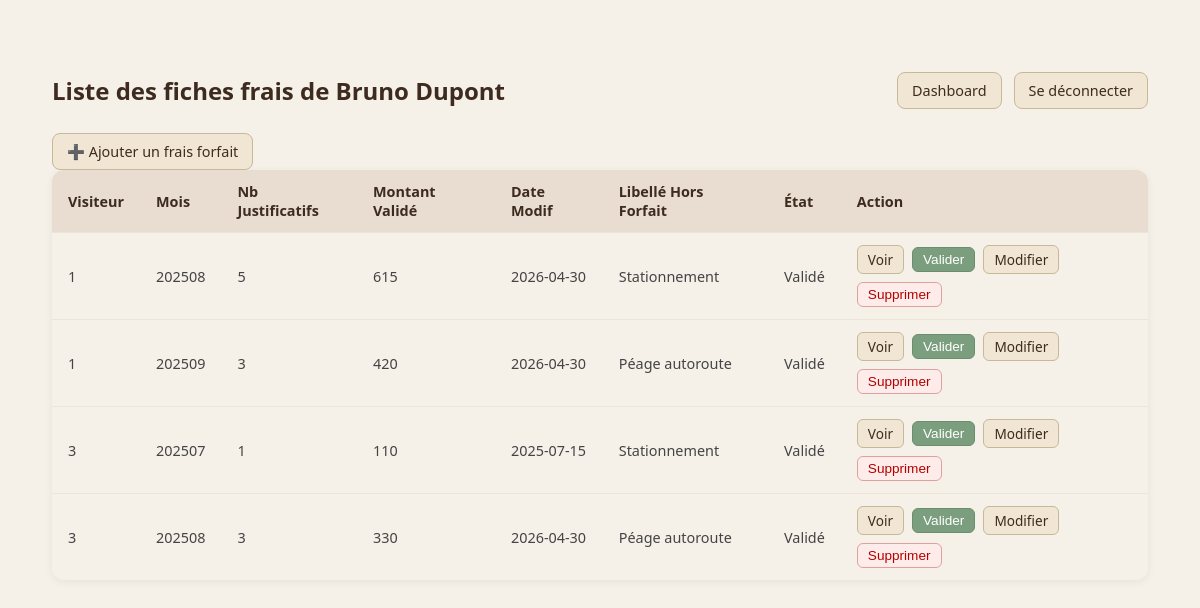
The app's page /public/fichefrais (signed in) with its own data.
### tables this page shows
CREATE TABLE IF NOT EXISTS `fichefrais` (
  `IDvisiteur` int NOT NULL,
  `mois` int NOT NULL,
  `nbrJustificatifs` int NOT NULL,
  `montantValide` int NOT NULL,
  `dateModif` date NOT NULL,
  `idLigneFraisHorsForfait` int NOT NULL,
  `idEtat` int NOT NULL,
  PRIMARY KEY (`IDvisiteur`,`mois`),
  KEY `fk_fichefrais_LigneFraisHorsForfait` (`idLigneFraisHorsForfait`),
  KEY `fk_fichefrais_etat` (`idEtat`)
);

CREATE TABLE IF NOT EXISTS `fraishorsforfait` (
  `ID` int NOT NULL AUTO_INCREMENT,
  `date` date NOT NULL,
  `montant` varchar(255) NOT NULL,
  `libelle` varchar(255) NOT NULL,
  PRIMARY KEY (`ID`)
);

CREATE TABLE IF NOT EXISTS `etat` (
  `ID` int NOT NULL AUTO_INCREMENT,
  `libelle` varchar(255) NOT NULL,
  PRIMARY KEY (`ID`)
);

### app/Core/Controller.php (called while the page is built, shortened)
<?php
abstract class Controller {
    protected function render(string $view, array $data = []): void {
        require __DIR__ . '/../Views/layout.php';
    }
}

### app/Controllers/FicheFraisController.php (called while the page is built, shortened)
<?php
final class FicheFraisController extends Controller
{
    public function index(): void
    {
        try {
            $ficheFrais = FicheFrais::findAll();
        } catch (\Throwable $e) {
            error_log($e->getMessage());
            $_SESSION['flash'] = 'Impossible de charger les fiches frais.';
            $ficheFrais = [];
        }
        $this->render('fichefrais/index', [
            'title'   => 'Liste des frais forfait',
            'ficheFrais'   => $ficheFrais,
            'message' => $_SESSION['flash'] ?? '',
        ]);
    }
}

### public/index.php (called while the page is built, shortened)
<?php
$router = new Router();
$router->get ('/',           [Controllers\AuthController::class, 'login']);
$router->get ('/index.php',  [Controllers\AuthController::class, 'login']);
$router->post('/login',      [Controllers\AuthController::class, 'doLogin']);
$router->get ('/dashboard',  [Controllers\AuthController::class, 'dashboard']);
$router->get ('/logout',     [Controllers\AuthController::class, 'logout']);
$router->get ('/logout',     [Controllers\AuthController::class, 'logout']);
$router->get('#^/etat/([0-9]+)$#', [Controllers\EtatController::class, 'show']);
$router->get('/etat',       [Controllers\EtatController::class, 'index']);
$router->get('/etat/',       [Controllers\EtatController::class, 'index']);
$router->get ('/etat/create',       [Controllers\EtatController::class, 'create']);
$router->post('/etat/create',       [Controllers\EtatController::class, 'store']);
$router->get ('#^/etat/([0-9]+)/edit$#', [Controllers\EtatController::class, 'edit']);
$router->post('#^/etat/([0-9]+)/edit$#', [Controllers\EtatController::class, 'update']);
$router->post('#^/etat/([0-9]+)/delete$#', [Controllers\EtatController::class, 'delete']);
$router->post('#^/fraisForfait/([0-9]+)/delete$#', [Controllers\FraisForfaitcontroller::class, 'delete']);
$router->post('#^/fraisHorsForfait/([0-9]+)/delete$#', [Controllers\FraisHorsForfaitcontroller::class, 'delete']);
$router->get('#^/fraisForfait/([0-9]+)$#', [Controllers\FraisForfaitController::class, 'show']);
$router->get('/fraisForfait',       [Controllers\FraisForfaitController::class, 'index']);
$router->get('/fraisForfait/',       [Controllers\FraisForfaitController::class, 'index']);
$router->get ('/fraisForfait/create',       [Controllers\FraisForfaitController::class, 'create']);
$router->post('/fraisForfait/create',       [Controllers\FraisForfaitController::class, 'store']);
$router->get ('#^/fraisForfait/([0-9]+)/edit$#', [Controllers\FraisForfaitController::class, 'edit']);
$router->post('#^/fraisForfait/([0-9]+)/edit$#', [Controllers\FraisForfaitController::class, 'update']);
$router->get('#^/fraisHorsForfait/([0-9]+)$#', [Controllers\FraisHorsForfaitController::class, 'show']);
$router->get('/fraisHorsForfait',       [Controllers\FraisHorsForfaitController::class, 'index']);
$router->get('/fraisHorsForfait/',       [Controllers\FraisHorsForfaitController::class, 'index']);
$router->get ('/fraisHorsForfait/create',       [Controllers\FraisHorsForfaitController::class, 'create']);
$router->post('/fraisHorsForfait/create',       [Controllers\FraisHorsForfaitController::class, 'store']);
$router->get ('#^/fraisHorsForfait/([0-9]+)/edit$#', [Controllers\FraisHorsForfaitController::class, 'edit']);
$router->post('#^/fraisHorsForfait/([0-9]+)/edit$#', [Controllers\FraisHorsForfaitController::class, 'update']);
$router->get('#^/visiteur/([0-9]+)$#', [Controllers\VisiteurController::class, 'show']);
$router->get('/visiteur',       [Controllers\VisiteurController::class, 'index']);
$router->get('/visiteur/',       [Controllers\VisiteurController::class, 'index']);
$router->get ('/visiteur/create',       [Controllers\VisiteurController::class, 'create']);
$router->post('/visiteur/create',       [Controllers\VisiteurController::class, 'store']);
$router->get ('#^/visiteur/([0-9]+)/edit$#', [Controllers\VisiteurController::class, 'edit']);
$router->post('#^/visiteur/([0-9]+)/edit$#', [Controllers\VisiteurController::class, 'update']);
$router->post('#^/visiteur/([0-9]+)/delete$#', [Controllers\VisiteurController::class, 'delete']);
$router->get ('/fichefrais',        [Controllers\FicheFraisController::class, 'index']);
$router->get ('/fichefrais/',       [Controllers\FicheFraisController::class, 'index']);
$router->get ('/fichefrais/create', [Controllers\FicheFraisController::class, 'create']);
$router->post('/fichefrais/create',  [Controllers\FicheFraisController::class, 'store']);
$router->get ('#^/fichefrais/([^/]+)/([^/]+)/edit$#',   [Controllers\FicheFraisController::class, 'edit']);
$router->post('#^/fichefrais/([^/]+)/([^/]+)/edit$#', [Controllers\FicheFraisController::class, 'update']);
$router->post('#^/fichefrais/([^/]+)/([^/]+)/delete$#', [Controllers\FicheFraisController::class, 'delete']);
$router->post('#^/fichefrais/([^/]+)/([^/]+)/validate$#', [Controllers\FicheFraisController::class, 'validate']);
$router->get ('#^/fichefrais/([^/]+)/([^/]+)$#',        [Controllers\FicheFraisController::class, 'show']);
$requestPath = parse_url($_SERVER['REQUEST_URI'] ?? '/', PHP_URL_PATH) ?: '/';
$scriptDir   = rtrim(str_replace('\\', '/', dirname($_SERVER['SCRIPT_NAME'] ?? '')), '/');
if ($scriptDir !== '' && $scriptDir !== '/' && strncmp($requestPath, $scriptDir, strlen($scriptDir)) === 0) {
    $requestPath = substr($requestPath, strlen($scriptDir)) ?: '/';
}
$router->dispatch($_SERVER['REQUEST_METHOD'] ?? 'GET', $requestPath);

### app/Models/FicheFrais.php (called while the page is built, shortened)
<?php
final class FicheFrais
{
    public static function findAll(): array
    {
        $pdo = Database::get();
        $st  = $pdo->query('SELECT
        FicheFrais.idVisiteur,
        FicheFrais.mois,
        FicheFrais.nbrJustificatifs,
        FicheFrais.montantValide,
        FicheFrais.dateModif,
        Fraishorsforfait.libelle AS libelleHorsForfait,
        etat.libelle AS libelleEtat
        FROM
            FicheFrais
        Join
            visiteur ON FicheFrais.idVisiteur = visiteur.id
        Join
            fraishorsforfait ON FicheFrais.idLigneFraisHorsForfait= FraisHorsForfait.id
        Join
            Etat ON FicheFrais.idEtat = Etat.id');
        return $st->fetchAll();
    }
}

### app/Views/fichefrais/index.php (the view, shortened to what this page needs)
<!doctype html>
<html lang="fr">
<head>
</head>
<body>
    <div class="topbar">
        <h1 style="margin:0;">Liste des fiches frais de <?= htmlspecialchars(($_SESSION['prenom'] ?? '') . ' ' . ($_SESSION['nom'] ?? '')) ?></h1>
        <a class="button" href="./dashboard">Dashboard</a>
        <a class="button" href="./logout">Se déconnecter</a>
    </div>
    <a class="button" href="./fichefrais/create">➕ Ajouter un frais forfait</a>
    <?php if (empty($ficheFrais)): ?>
        <p>Aucune fiche frais trouvée.</p>
    <?php else: ?>
        <table>
            <thead>
                <tr>
                    <th>Visiteur</th>
                    <th>Mois</th>
                    <th>Nb Justificatifs</th>
                    <th>Montant Validé</th>
                    <th>Date Modif</th>
                    <th>Libellé Hors Forfait</th>
                    <th>État</th>
                    <th>Action</th>
                </tr>
            </thead>
            <tbody>
                <?php foreach ($ficheFrais as $fiche): ?>
                    <tr>
                        <td><?= htmlspecialchars((string)$fiche['idVisiteur']) ?></td>
                        <td><?= htmlspecialchars((string)$fiche['mois']) ?></td>
                        <td><?= htmlspecialchars((string)$fiche['nbrJustificatifs']) ?></td>
                        <td><?= htmlspecialchars((string)($fiche['montantValide'])) ?></td>
                        <td><?= htmlspecialchars((string)$fiche['dateModif']) ?></td>
                        <td><?= htmlspecialchars((string)$fiche['libelleHorsForfait']) ?></td>
                        <td><?= htmlspecialchars((string)$fiche['libelleEtat']) ?></td>
                        <td class="actions">
    <a href="./fichefrais/<?= urlencode($fiche['idVisiteur']) ?>/<?= urlencode($fiche['mois']) ?>">Voir</a>
    <form action="./fichefrais/<?= urlencode($fiche['idVisiteur']) ?>/<?= urlencode($fiche['mois']) ?>/validate"
          method="post" style="display:inline">
        <button type="submit" style="background-color: #7a9e7e; color: white; border-color: #6a8e6e;">
            Valider
        </button>
    </form>
    <a href="./fichefrais/<?= urlencode($fiche['idVisiteur']) ?>/<?= urlencode($fiche['mois']) ?>/edit">Modifier</a>
    <form action="./fichefrais/<?= urlencode($fiche['idVisiteur']) ?>/delete" method="post" style="display:inline" onsubmit="return confirm('Supprimer ?');">
        <button type="submit">Supprimer</button>
    </form>
</td>
                    </tr>
                <?php endforeach; ?>
            </tbody>
        </table>
    <?php endif; ?>
</body>
</html>

### app/Core/Router.php (shortened to what this page needs)
<?php
final class Router {
    private array $routes = ['GET'=>[], 'POST'=>[]];
    public function get(string $path, callable|array $handler): void  { $this->routes['GET'][$path]  = $handler; }
    public function post(string $path, callable|array $handler): void { $this->routes['POST'][$path] = $handler; }
    public function dispatch(string $method, string $path): void {
        $routes = $this->routes[$method] ?? [];
        foreach ($routes as $pattern => $handler) {
            if ($pattern === $path) {
               $this->call($handler, []);
                return;
            }
        }
    }
    private function call(callable|array $handler, array $params): void {
        if (is_array($handler)) {
            [$class, $method] = $handler;
            (new $class)->{$method}(...$params);
            return;
        }
    }
}

### app/Views/layout.php (style rules this page uses)
body { font-family:system-ui;margin:2rem }
a { color:inherit }

### app/Views/fichefrais/index.php (style rules this page uses)
* { box-sizing: border-box; margin: 0; padding: 0; }
body { font-family: system-ui, -apple-system, Segoe UI, Roboto, Arial, sans-serif; background: #f5f0e8; min-height: 100vh; padding: 40px 20px; }
.topbar { display: flex; align-items: center; gap: 12px; margin-bottom: 24px; flex-wrap: wrap; }
.topbar h1 { flex: 1; font-size: 1.5rem; color: #3d2b1f; }
a.button, button.button { display: inline-block; padding: 8px 14px; border: 1px solid #c8b89a; border-radius: 8px; text-decoration: none; background: #f0e6d3; color: #3d2b1f; font-size: 0.9rem; cursor: pointer; transition: background 0.2s; }
table { width: 100%; border-collapse: separate; border-spacing: 0; border-radius: 12px; overflow: hidden; box-shadow: 0 2px 8px rgba(0,0,0,0.06); }
thead tr { background: #e8ddd0; }
th { padding: 12px 16px; text-align: left; color: #3d2b1f; font-weight: 600; font-size: 0.9rem; }
td { padding: 12px 16px; border-top: 1px solid #ede5d8; color: #444; font-size: 0.9rem; }
.actions { display: flex; gap: 8px; align-items: center; flex-wrap: wrap; }
.actions a { padding: 4px 10px; border-radius: 6px; text-decoration: none; font-size: 0.85rem; border: 1px solid #c8b89a; background: #f0e6d3; color: #3d2b1f; }
.actions form { margin: 0; }
.actions button { padding: 4px 10px; border-radius: 6px; font-size: 0.85rem; border: 1px solid #e0a0a0; background: #fdecea; color: #b30000; cursor: pointer; }

### records on screen
fichefrais: IDvisiteur "1", mois "202508", nbrJustificatifs "5", montantValide "615", dateModif "2026-04-30", idLigneFraisHorsForfait.libelle "Stationnement", idEtat.libelle "Validé"
fichefrais: IDvisiteur "1", mois "202509", nbrJustificatifs "3", montantValide "420", dateModif "2026-04-30", idLigneFraisHorsForfait.libelle "Péage autoroute", idEtat.libelle "Validé"
fichefrais: IDvisiteur "3", mois "202507", nbrJustificatifs "1", montantValide "110", dateModif "2025-07-15", idLigneFraisHorsForfait.libelle "Stationnement", idEtat.libelle "Validé"
fichefrais: IDvisiteur "3", mois "202508", nbrJustificatifs "3", montantValide "330", dateModif "2026-04-30", idLigneFraisHorsForfait.libelle "Péage autoroute", idEtat.libelle "Validé"
